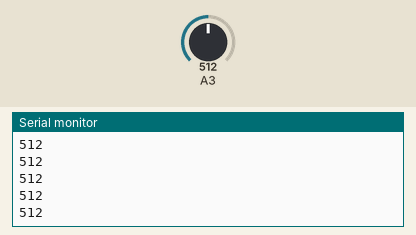
This sketch was run on a simulated Arduino Uno, built with avr-gcc and run on an emulated ATmega328P. Parts: the last lines printed to the serial monitor. The inputs (shaded band) are chosen by the test bench; at power-on: A3 = 512.

Above: at 1.2 s.
1.3 s: A3 set to 716
At 2.2 s:
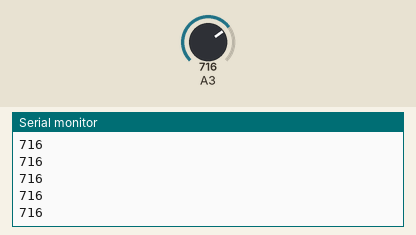
2.8 s: A3 set to 900
At 3.9 s:
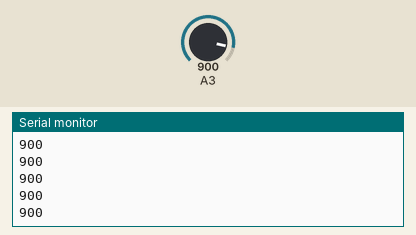
Timing chart, 0 to 5.8 s (numbered marks = the images above; inputs shaded):
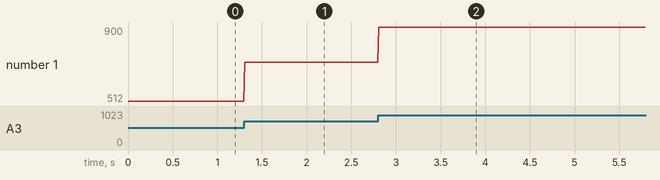

Measured:
- after the input at 1.3 s, the serial monitor: prints a new line at once (image 1)
- after the input at 2.8 s, the serial monitor: prints a new line at once (image 2)
- plotted number 1: 512 → 716 after the input at 1.3 s, 716 → 900 after the input at 2.8 s

The sketch:

Entfernungssensor_Test.ino
```cpp
void setup() {
  pinMode(A3,INPUT);
  Serial.begin(115200);
}
void loop() {
  Serial.println(analogRead(A3));
  delay(10);
}
```
